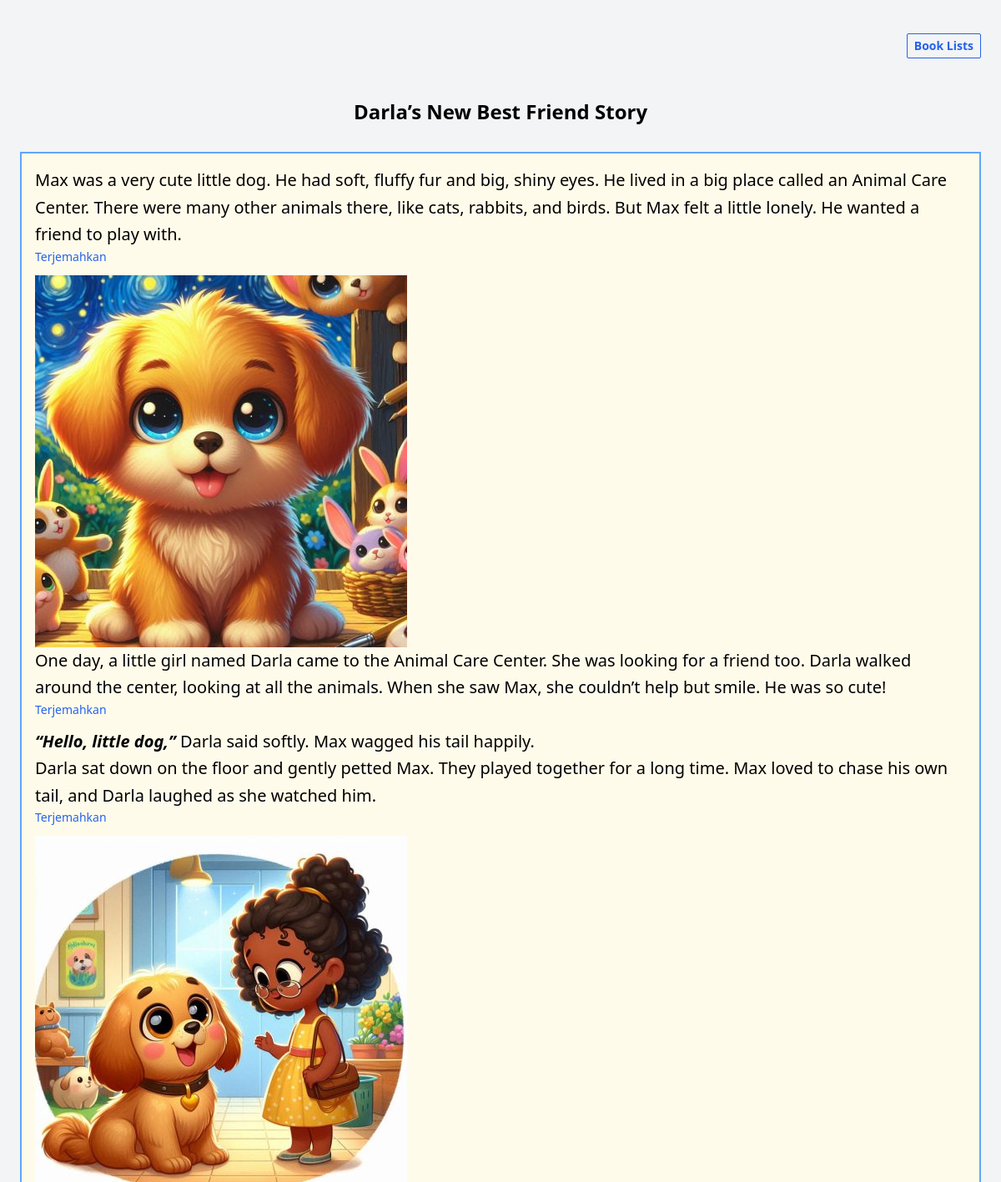
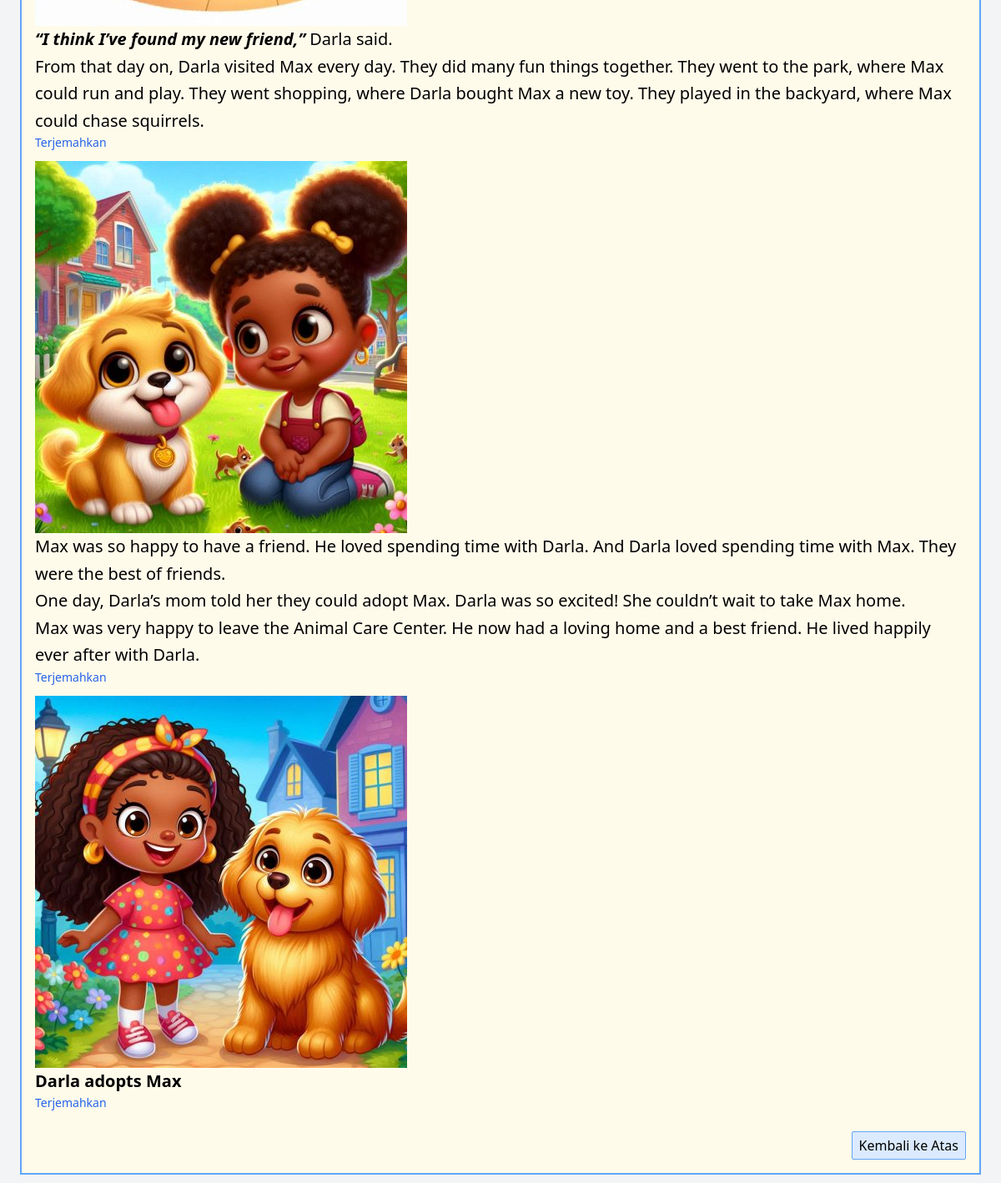
Page /2/ on the committed database (2 pictures, top to bottom).
### book/models.py (models this page shows, shortened)
class Book(models.Model):
  title = models.CharField(max_length=255)
  def __str__(self):
    return self.title

class Page(models.Model):
  title= models.ForeignKey(Book, on_delete=models.CASCADE)
  image = models.ImageField(upload_to='images/', null=True, blank=True)
  english = RichTextField(blank=True, null=True)
  indonesian = RichTextField(blank=True, null=True)

### book/views.py (the view)
# urls.py: path('<int:book_id>/', book_detail, name='book_detail'),
def book_detail(request, book_id):
    book = get_object_or_404(Book, id=book_id)
    pages = book.page_set.all()  # atau bisa juga book.pages.all() jika Anda menambahkan related_name
    return render(request, 'book_detail.html', {'book': book, 'pages': pages})

### templates/book_detail.html (shortened to what this page needs)
{% extends "base.html" %}
{% block content %}
<div class="mt-8 p-2 flex justify-start md:justify-center">
    <div class="w-full md:max-w-6xl">
        <div>
        <div id="top" class="mb-12 flex justify-end">
            <a class="border border-blue-600 text-sm font-semibold px-2 py-1 rounded-sm text-blue-600 hover:bg-blue-600 hover:text-white" href="{% url 'book_list' %}">Book Lists</a>
        </div>
        <h1 class="text-center text-2xl font-semibold mb-8"> {{ book.title }}</h1>
        <div class="border border-2 p-4 border-blue-400 bg-amber-50 mb-8">
            {% for page in pages %}
            <div class="mb-3" x-data="{ showIndonesian: false }">
                {% if page.image %}
                <img src="{{ page.image.url }}" alt="{{ page.title }}" class=" max-h-[500px]">
                {% endif %}
                <div class="text-xl leading-relaxed ">
                    {{ page.english|safe }}
                    {% if page.indonesian %}
                        <p class="hover:cursor-pointer text-sm text-blue-600 mb-0" @click="showIndonesian = !showIndonesian">Terjemahkan</p>
                    {% endif %}
                </div>
            </div>
            {% endfor %}
            <div class="mt-6 flex justify-end">
                <a class="px-2 py-1 border rounded-sm border-blue-400 bg-blue-100 " href="#top">Kembali ke Atas</a>
            </div>
        </div>
    </div>
  </div>
</div>
{% endblock content %}

### rows in the picture
Book: title "Darla’s New Best Friend Story"
Page: english "Max was a very cute little dog. He had soft, fluffy fur and big, shiny eyes. He lived in a big place called an Animal Care Center. There were many other animals there, like cats, rabbits, and birds. But Max felt a little lonely. He wanted a friend to play with.", shows "Terjemahkan"
Page: image (picture), english "One day, a little girl named Darla came to the Animal Care Center. She was looking for a friend too. Darla walked around the center, looking at all the animals. When she saw Max, she couldn’t help but smile. He was so cute!", shows "Terjemahkan"
Page: english "“Hello, little dog,” Darla said softly. Max wagged his tail happily. Darla sat down on the floor and gently petted Max. They played together for a long time. Max loved to chase his own tail, and Darla laughed as she watched him.", shows "Terjemahkan"
Page: image (picture), english "“I think I’ve found my new friend,” Darla said. From that day on, Darla visited Max every day. They did many fun things together. They went to the park, where Max could run and play. They went shopping, where Darla bought Max a new toy. They played in the backyard, where Max could chase squirrels.", shows "Terjemahkan"
Page: image (picture), english "Max was so happy to have a friend. He loved spending time with Darla. And Darla loved spending time with Max. They were the best of friends. One day, Darla’s mom told her they could adopt Max. Darla was so excited! She couldn’t wait to take Max home. Max was very happy to leave the Animal Care Center. He now had a loving home and a best friend. He lived happily ever after with Darla.", shows "Terjemahkan"
Page: image (picture), english "Darla adopts Max", shows "Terjemahkan"
